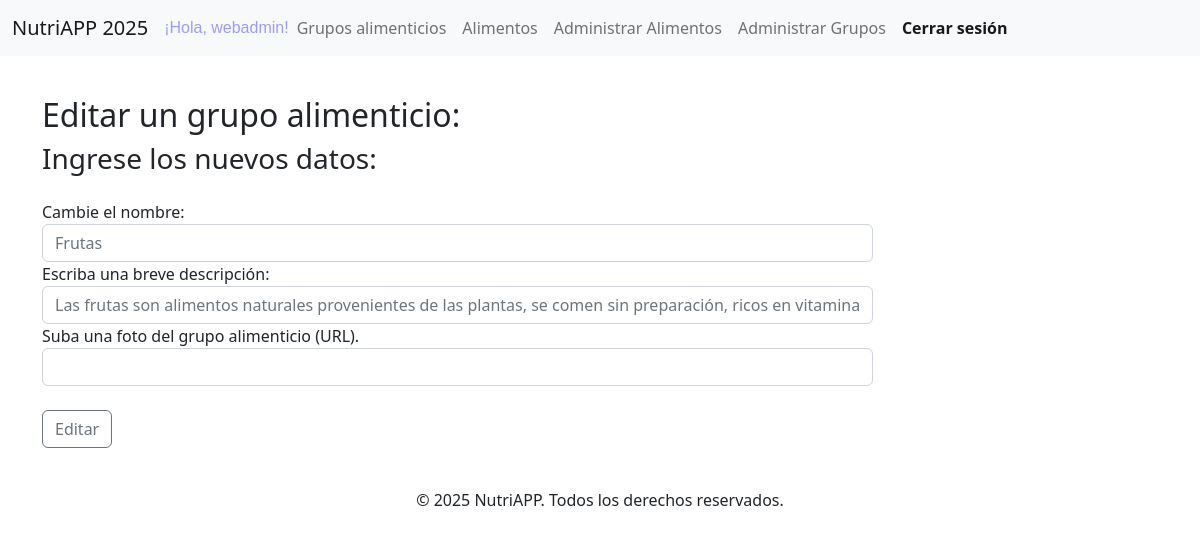
Page /form_editar_grupo/16 (signed in) on the committed database.
### tables this page shows
CREATE TABLE `grupos_alimentos` (
  `id_grupo` int(11) NOT NULL,
  `nombre_grupo` varchar(50) NOT NULL,
  `descripcion_grupo` text NOT NULL,
  `imagen_grupo` varchar(255) NOT NULL
);

### app/vistas/grupos.vistas.php (called while the page is built, shortened)
<?php
class gruposVista{
    public function formEditarGrupo($grupo, $usuario){
        require_once 'templates/layout/header.phtml';
        require_once 'templates/form_editar_grupo.phtml';
    }
}

### app/controladores/grupos.controlador.php (called while the page is built, shortened)
<?php
require_once 'app/modelos/grupos.modelo.php';
require_once 'app/vistas/grupos.vistas.php';
class gruposControlador{
    private $modelo;
    private $vista;
    public function __construct(){
        $this->modelo = new gruposModelo();
        $this->vista = new gruposVista();
    }
    public function formEditarGrupo($id_grupo, $request){
        $grupo = $this->modelo->obtenerIdGrupo($id_grupo);
        $this->vista->formEditarGrupo($grupo, $request->usuario);
    }
}

### app/modelos/grupos.modelo.php (called while the page is built, shortened)
<?php
class gruposModelo{
    private $db;
    public function __construct(){
        $this->db = new PDO('mysql:host=localhost;dbname=db_nutri;charset=utf8', 'root', '');
    }
    public function obtenerIdGrupo($id_grupo){
        $query = $this->db->prepare('SELECT * FROM grupos_alimentos WHERE id_grupo = ?');
        $query->execute([$id_grupo]);
        $grupos_alimentos = $query->fetch(PDO::FETCH_OBJ);
        return $grupos_alimentos;
    }
}

### templates/form_editar_grupo.phtml (the view, shortened to what this page needs)
<h2>Editar un grupo alimenticio:</h2>
<h3> Ingrese los nuevos datos: </h3>
<form action="actualizar_grupo" method="POST" class="my-4">
    <div class="row">
        <div class="col-9">
            <div class="form-group">
                <label> Cambie el nombre: </label>
                <input required name="E_nombre_grupo" type="text" class="form-control" placeholder="<?=htmlspecialchars($grupo->nombre_grupo)?>" required>
                <label> Escriba una breve descripción: </label>
                <input required name="E_descripcion_grupo" type="text" class="form-control" placeholder="<?=htmlspecialchars($grupo->descripcion_grupo)?>" required>
                <label> Suba una foto del grupo alimenticio (URL). </label>
                <input name="E_imagen_grupo" type="url" class="form-control">
            </div>
        </div>
        <div class="col-9">
            <br>
            <button type="submit" class="btn btn-outline-secondary"> Editar </button>
        </div>
    </div>
</form>
<?php require 'templates/layout/footer.phtml'; ?>

### rows in the picture
grupos_alimentos: E_nombre_grupo "Frutas", E_descripcion_grupo "Las frutas son alimentos naturales provenientes de las plantas, se comen sin preparación, ricos en vitaminas, minerales, fibra y antioxidantes. Son esenciales para una dieta equilibrada y se consumen frescas o en jugos, batidos y postres."

### other values in the picture
$usuario->nombre_usuario "webadmin"
